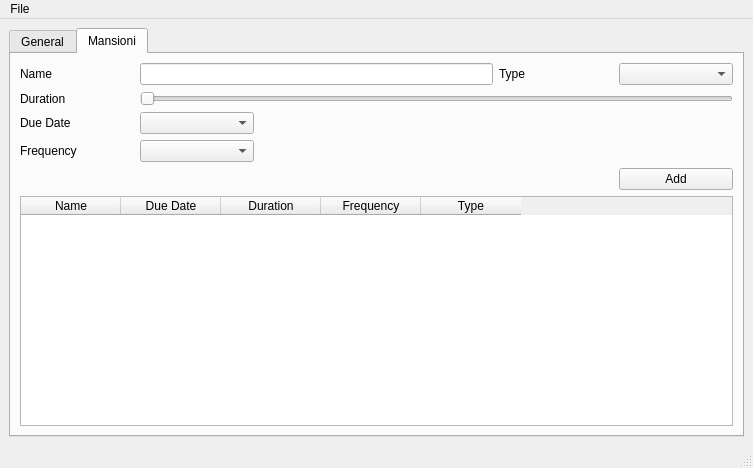
<?xml version="1.0" encoding="UTF-8"?>
<ui version="4.0">
 <class>main_window</class>
 <widget class="QMainWindow" name="main_window">
  <property name="geometry">
   <rect>
    <x>0</x>
    <y>0</y>
    <width>753</width>
    <height>468</height>
   </rect>
  </property>
  <property name="windowTitle">
   <string>main_window</string>
  </property>
  <widget class="QWidget" name="centralwidget">
   <layout class="QFormLayout" name="formLayout">
    <item row="0" column="0" colspan="2">
     <widget class="QTabWidget" name="tabWidget">
      <property name="currentIndex">
       <number>1</number>
      </property>
      <widget class="QWidget" name="tab_1">
       <attribute name="title">
        <string>General</string>
       </attribute>
      </widget>
      <widget class="QWidget" name="tab_2">
       <attribute name="title">
        <string>Mansioni</string>
       </attribute>
       <layout class="QGridLayout" name="gridLayout_2">
        <item row="0" column="4">
         <widget class="QLabel" name="label_5">
          <property name="text">
           <string>Type</string>
          </property>
         </widget>
        </item>
        <item row="0" column="0">
         <widget class="QLabel" name="label">
          <property name="text">
           <string>Name</string>
          </property>
         </widget>
        </item>
        <item row="0" column="5">
         <widget class="QComboBox" name="type_comboBox"/>
        </item>
        <item row="4" column="0">
         <widget class="QLabel" name="label_2">
          <property name="text">
           <string>Due Date</string>
          </property>
         </widget>
        </item>
        <item row="0" column="1" colspan="3">
         <widget class="QLineEdit" name="name_lineEdit"/>
        </item>
        <item row="1" column="1" colspan="5">
         <widget class="QSlider" name="duration_slider">
          <property name="orientation">
           <enum>Qt::Horizontal</enum>
          </property>
         </widget>
        </item>
        <item row="4" column="1">
         <widget class="QComboBox" name="comboBox_2"/>
        </item>
        <item row="11" column="0">
         <widget class="QLabel" name="label_4">
          <property name="text">
           <string>Frequency</string>
          </property>
         </widget>
        </item>
        <item row="12" column="5">
         <widget class="QPushButton" name="pushButton">
          <property name="text">
           <string>Add</string>
          </property>
         </widget>
        </item>
        <item row="11" column="1">
         <widget class="QComboBox" name="comboBox"/>
        </item>
        <item row="13" column="0" colspan="6">
         <widget class="QTableWidget" name="tableWidget">
          <column>
           <property name="text">
            <string>Name</string>
           </property>
          </column>
          <column>
           <property name="text">
            <string>Due Date</string>
           </property>
          </column>
          <column>
           <property name="text">
            <string>Duration</string>
           </property>
          </column>
          <column>
           <property name="text">
            <string>Frequency</string>
           </property>
          </column>
          <column>
           <property name="text">
            <string>Type</string>
           </property>
          </column>
         </widget>
        </item>
        <item row="1" column="0">
         <widget class="QLabel" name="label_3">
          <property name="text">
           <string>Duration</string>
          </property>
         </widget>
        </item>
       </layout>
      </widget>
     </widget>
    </item>
   </layout>
  </widget>
  <widget class="QMenuBar" name="menubar">
   <property name="geometry">
    <rect>
     <x>0</x>
     <y>0</y>
     <width>753</width>
     <height>21</height>
    </rect>
   </property>
   <widget class="QMenu" name="menuFile">
    <property name="title">
     <string>File</string>
    </property>
    <addaction name="actionExit"/>
   </widget>
   <addaction name="menuFile"/>
  </widget>
  <widget class="QStatusBar" name="statusbar"/>
  <action name="actionExit">
   <property name="text">
    <string>Exit</string>
   </property>
  </action>
 </widget>
 <resources/>
 <connections/>
</ui>
